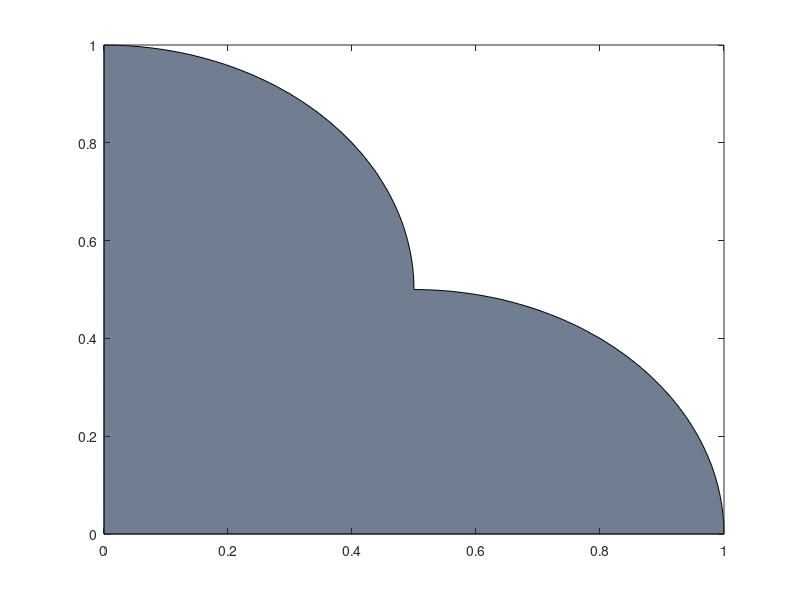

This chart was generated by the following MATLAB code: (Note: this script raises an error after producing the figure.)
% zerolevel curve test
clear all
close all
clc

x0=[0.5;0];
x1=[0;0.5];
R2=0.25;
xv=0:0.02:1;
for ii=1:length(xv)
    for jj=1:length(xv)
        x=[xv(ii);xv(jj)];
    con1(ii,jj)=R2-norm(x-x0)^2;
    con2(ii,jj)=R2-norm(x-x1)^2;
    con(ii,jj)=max(con2(ii,jj),con1(ii,jj));
    end
end

contourf(xv,xv,con',0:2:2)
colormap('bone')
brightness('0.2')